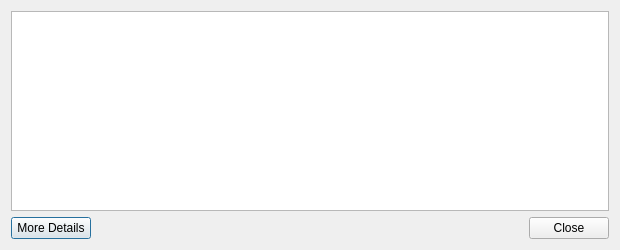
<?xml version="1.0" encoding="UTF-8"?>
<ui version="4.0">
 <class>TransactionDescDialog</class>
 <widget class="QDialog" name="TransactionDescDialog">
  <property name="geometry">
   <rect>
    <x>0</x>
    <y>0</y>
    <width>620</width>
    <height>250</height>
   </rect>
  </property>
  <property name="windowTitle">
   <string>Transaction details</string>
  </property>
  <layout class="QVBoxLayout" name="verticalLayout">
   <item>
    <widget class="QTextEdit" name="detailText">
     <property name="toolTip">
      <string>This pane shows a detailed description of the transaction</string>
     </property>
     <property name="readOnly">
      <bool>true</bool>
     </property>
    </widget>
   </item>
   <item>
    <layout class="QHBoxLayout" name="horizontalLayout">
     <item>
      <widget class="QPushButton" name="showTxDetails">
       <property name="text">
        <string>More Details</string>
       </property>
      </widget>
     </item>
     <item>
      <widget class="QDialogButtonBox" name="buttonBox">
       <property name="layoutDirection">
        <enum>Qt::LeftToRight</enum>
       </property>
       <property name="autoFillBackground">
        <bool>false</bool>
       </property>
       <property name="orientation">
        <enum>Qt::Horizontal</enum>
       </property>
       <property name="standardButtons">
        <set>QDialogButtonBox::Close</set>
       </property>
       <property name="centerButtons">
        <bool>false</bool>
       </property>
      </widget>
     </item>
    </layout>
   </item>
  </layout>
 </widget>
 <resources/>
 <connections>
  <connection>
   <sender>buttonBox</sender>
   <signal>accepted()</signal>
   <receiver>TransactionDescDialog</receiver>
   <slot>accept()</slot>
   <hints>
    <hint type="sourcelabel">
     <x>248</x>
     <y>254</y>
    </hint>
    <hint type="destinationlabel">
     <x>157</x>
     <y>274</y>
    </hint>
   </hints>
  </connection>
  <connection>
   <sender>buttonBox</sender>
   <signal>rejected()</signal>
   <receiver>TransactionDescDialog</receiver>
   <slot>reject()</slot>
   <hints>
    <hint type="sourcelabel">
     <x>316</x>
     <y>260</y>
    </hint>
    <hint type="destinationlabel">
     <x>286</x>
     <y>274</y>
    </hint>
   </hints>
  </connection>
 </connections>
</ui>
